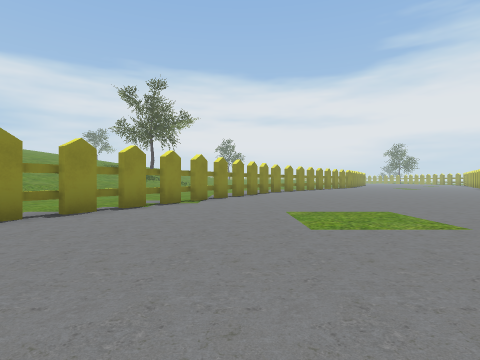
View 1 (above)

16 first-person views from a walk through a Unity game level. The camera is 1.2 m above the floor, looks level and sees 80° across. The floor is counted in squares, 2 m on a side. Each view is taken from the middle of a square. On the plan, view 1 faces up. The plan holds only what a view shows up to about 9 squares ahead; the rest is blank. The place goes on beyond the plan.

View 2
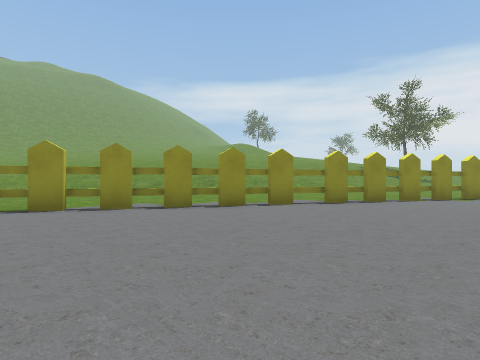

View 3
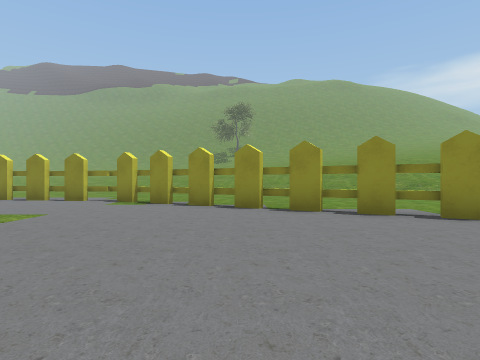

View 4
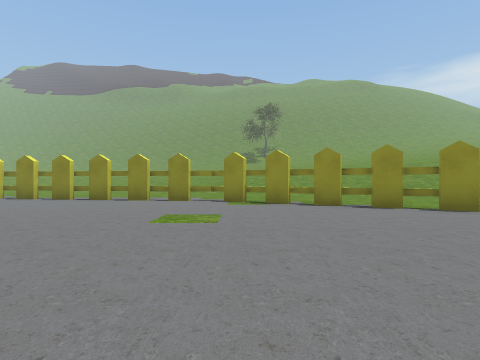

View 5
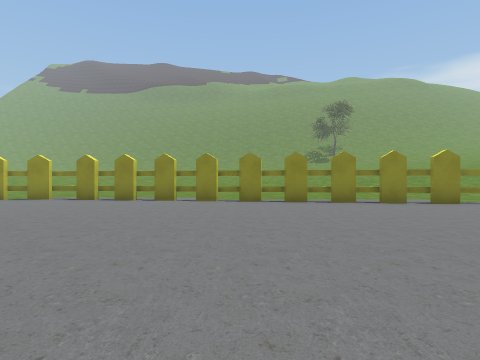

View 6
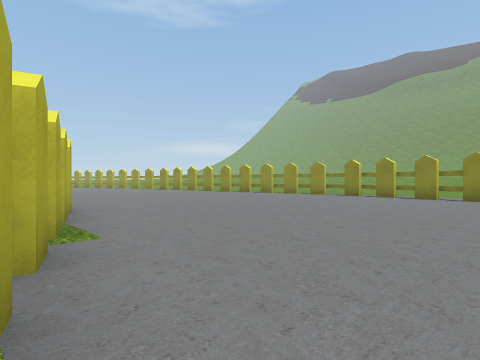

View 7
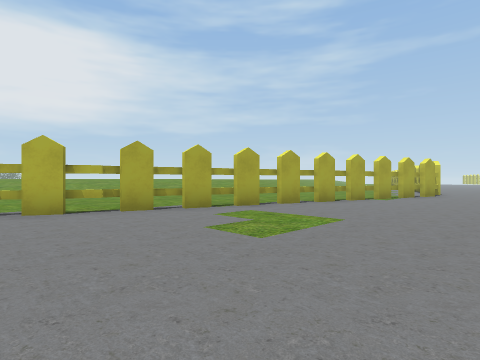

View 8
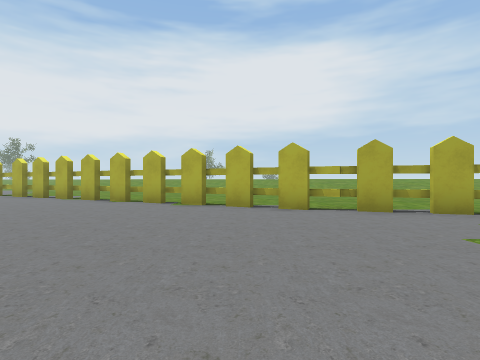

View 9
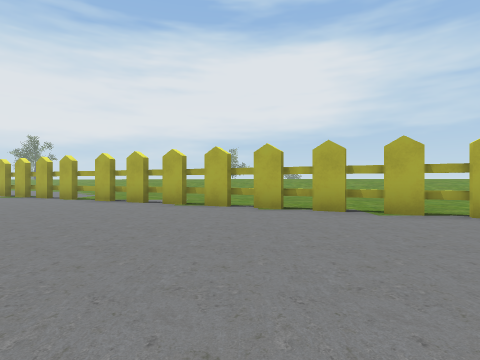

View 10
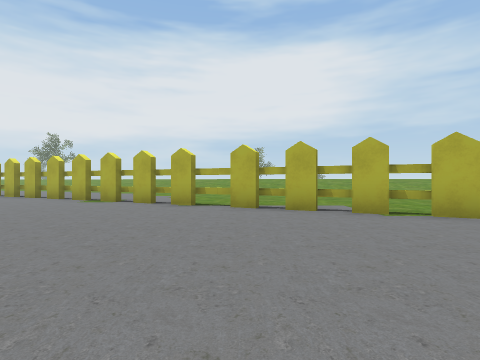

View 11
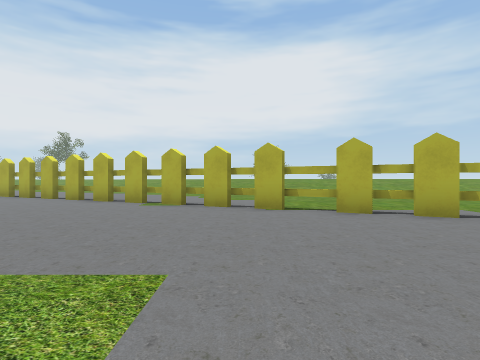

View 12
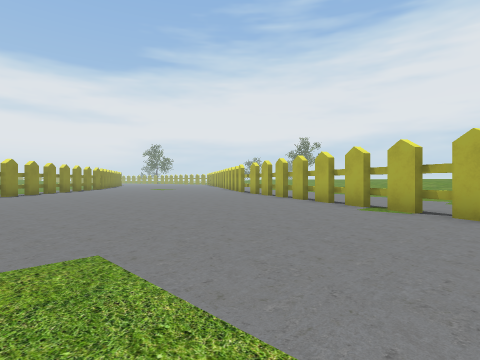

View 13
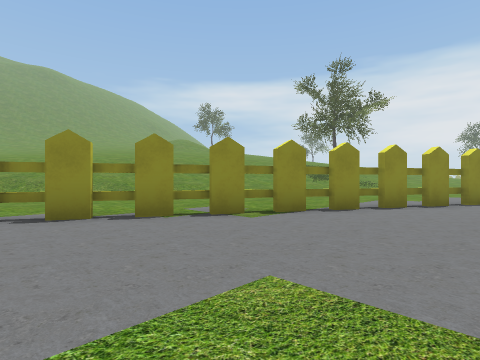

View 14
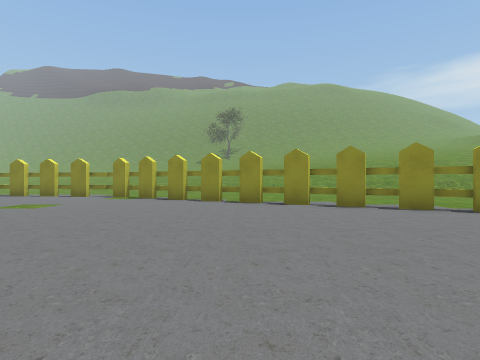

View 15
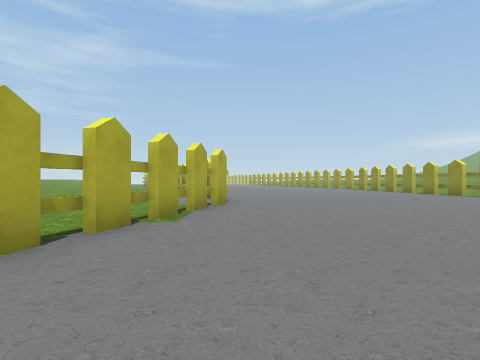

View 16
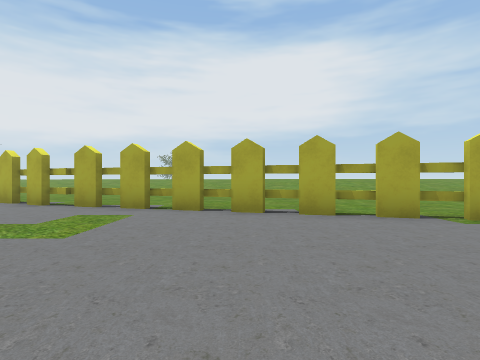

### Floor plan
Key: @ floor where view 1 was taken; # wall or solid block; . floor; = window, fence, low wall or low ledge; T thing the floor can be seen under or through.
Columns run from 11 left of view 1 to 10 right of it. Each row starts with its distance up from view 1.
  9           #..........
  8      ....T...........#
  7      ... T..........##
  6     ....T...........#.
  5    ....TT..........##.
  4    ....#...........#..
  3    ...T#...........#..
  2   ....T...........#..
  1   ...TT..........##...
  0  ....T.....@.....#....
 -1  ...TT..........##....
 -2  ...T...........#.....
 -3   .TT...........#....
 -4  ..T...........#.....
 -5  .##...........#...
 -6 ..#...........#...
 -7 .=............#....
 -8  #...........#.....
 -9  #...........=....
-10  #...........#....
-11 .#..........#...
-12 .#..........#....
-13 .#..........#....
-14  #.........T....
-15 ##.........T...
-16 #..........T...
-17 =.........#T...
-18 #.........#....
-19 #.........#

Where each view was taken, in squares from view 1:
view 1: 0 up, 0 right, facing up
view 2: 3 down, 0 right, facing up-left
view 3: 3 down, 1 left, facing left
view 4: 6 down, 1 left, facing left
view 5: 13 down, 2 left, facing left
view 6: 13 down, 0 right, facing down-left
view 7: 7 down, 4 left, facing down-right
view 8: 7 down, 4 left, facing right
view 9: 3 down, 2 left, facing right
view 10: 1 up, 0 right, facing right
view 11: 3 up, 1 right, facing right
view 12: 3 up, 2 right, facing up-right
view 13: 4 up, 2 right, facing up-left
view 14: 2 down, 1 right, facing left
view 15: 12 down, 2 left, facing down
view 16: 13 down, 5 left, facing right
